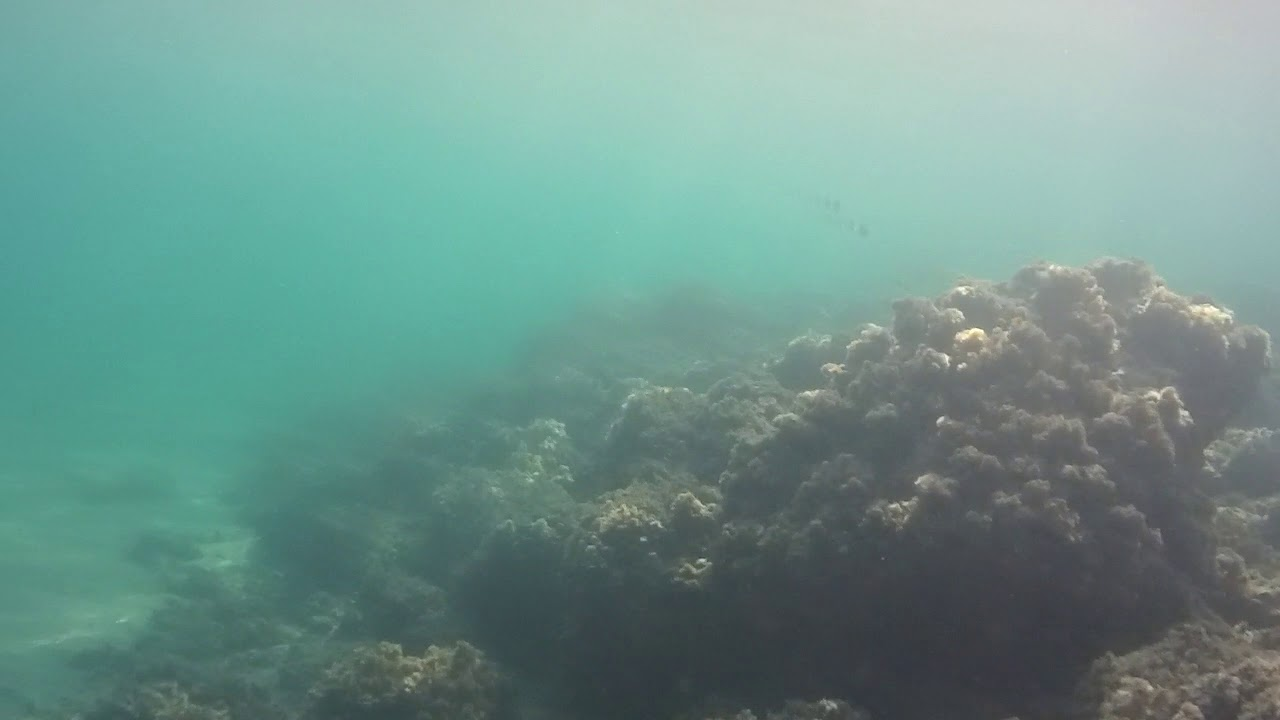
#> input picture 1/underwater.jpg, 1280 x 720 px, found by its file name
$ python deneme.py
#> lines starting #> are read from the running program, lines starting #| are printed output that depends on the picture
import cv2
import numpy as np
import matplotlib as plt


def img_show(winname,img):
    img=cv2.resize(img,dsize=[500,300],interpolation=cv2.WINDOW_NORMAL)
    cv2.imshow(winname, img)


img=cv2.imread("1/underwater.jpg",1)
#> img is the input picture: shape (720, 1280, 3); mean B, G, R 139.7, 147.2, 109.9

img_hsv=cv2.cvtColor(img,cv2.COLOR_BGR2HSV)
#> img_hsv: shape (720, 1280, 3); mean H, S, V 83.2, 62.9, 147.9
h,s,v =cv2.split(img_hsv)
h_new=h+40
s_new=s+40
v_new=v+40
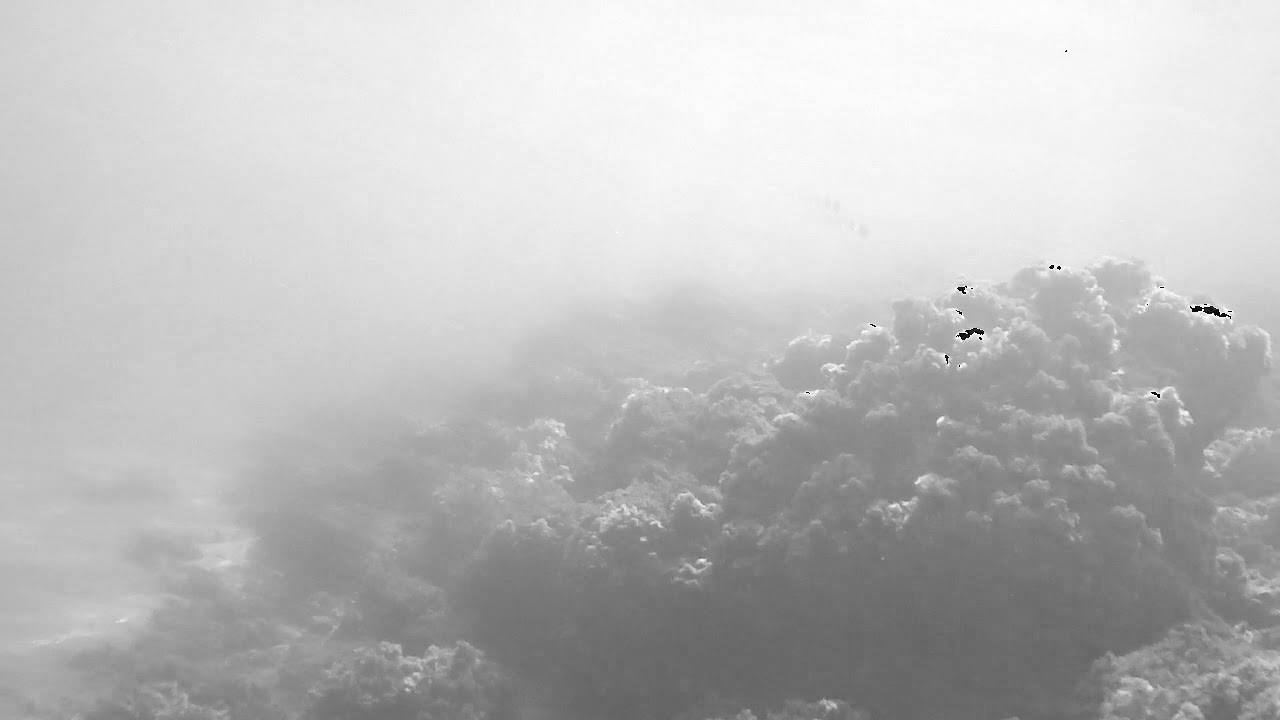
#> v_new: shape (720, 1280); min 0, max 255, mean 187.8
# img_show("test1",h)
# img_show("test2",s)
# img_show("test3",v)
img_show("real",img)
img_new=cv2.merge((h_new,s,v))
#> img_new: shape (720, 1280, 3); mean H, S, V 123.2, 62.9, 147.9
# img_show("test4",img_new)
img_new=cv2.cvtColor(img_new,cv2.COLOR_HSV2RGB)
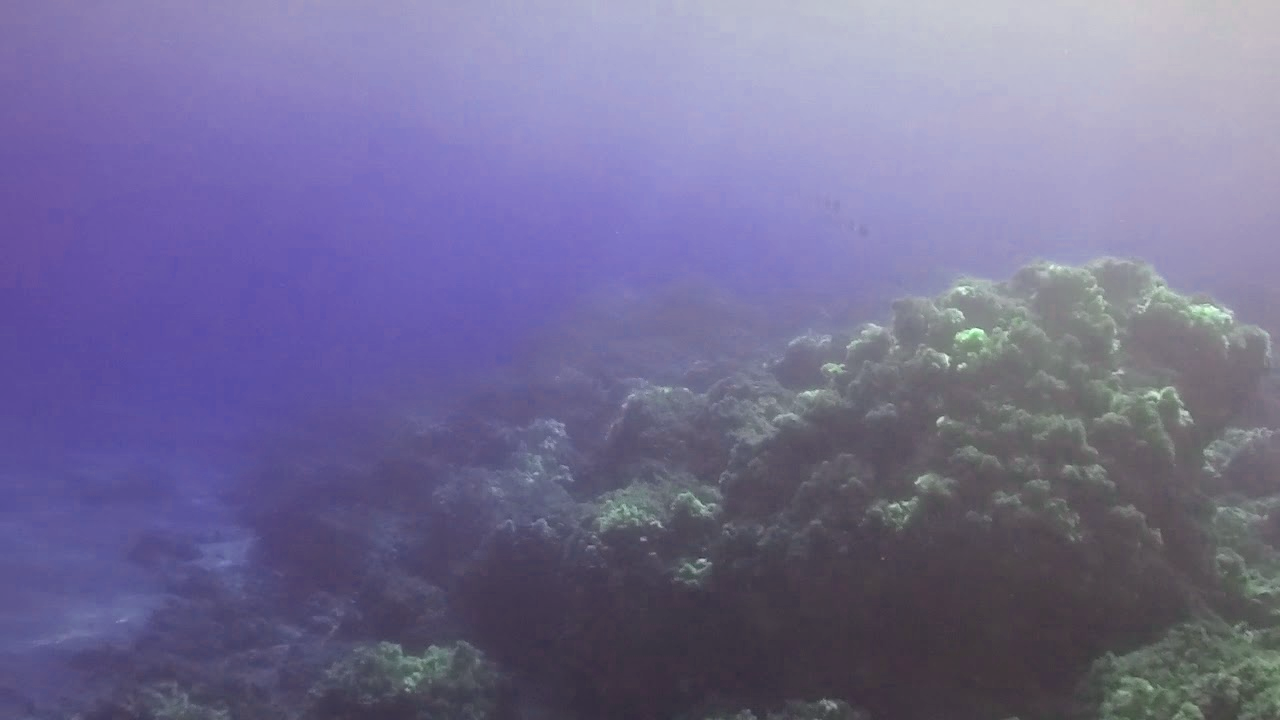
#> img_new: shape (720, 1280, 3); mean R, G, B 114.8, 109.8, 147.5
img_show("test4_1",img_new)

img_new1=cv2.merge((h,s_new,v))
#> img_new1: shape (720, 1280, 3); mean H, S, V 83.2, 102.9, 147.9
# img_show("test5",img_new1)
img_new1=cv2.cvtColor(img_new1,cv2.COLOR_HSV2RGB)
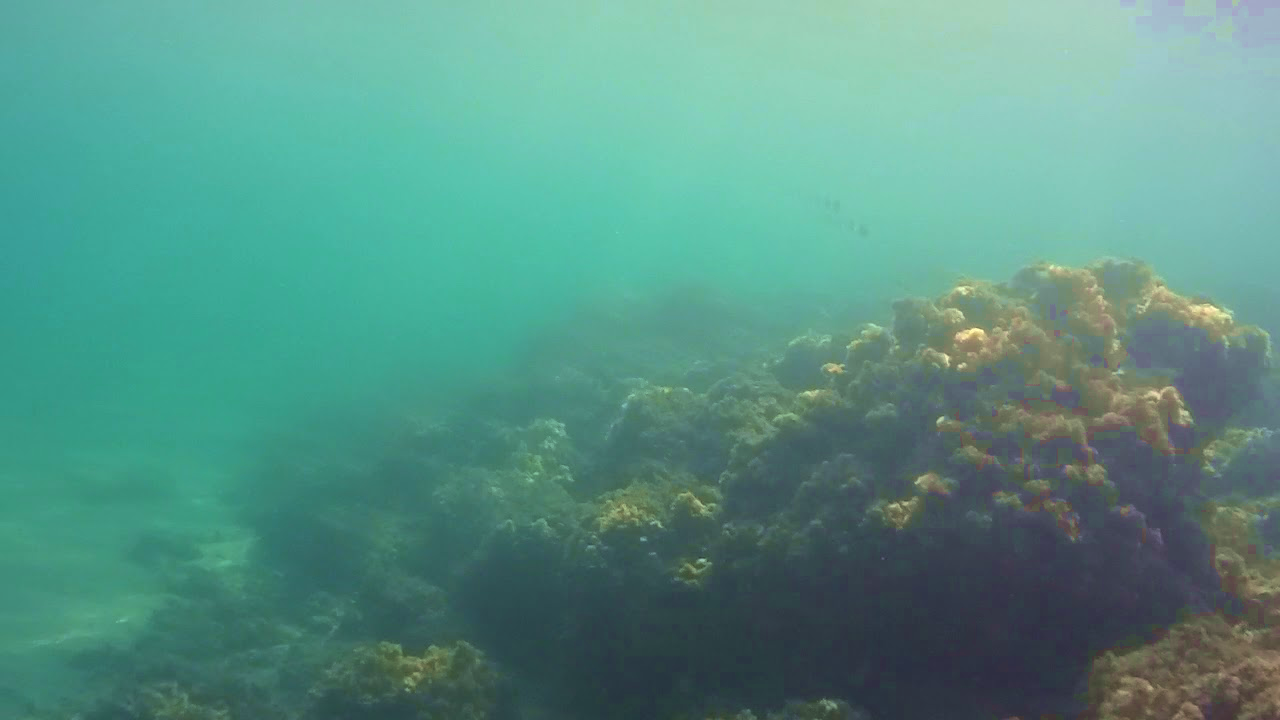
#> img_new1: shape (720, 1280, 3); mean R, G, B 87.2, 145.8, 133.4
img_show("test5_1",img_new1)

img_new2=cv2.merge((h,s,v_new))
#> img_new2: shape (720, 1280, 3); mean H, S, V 83.2, 62.9, 187.8
# img_show("test6",img_new2)
img_new2=cv2.cvtColor(img_new2,cv2.COLOR_HSV2RGB)
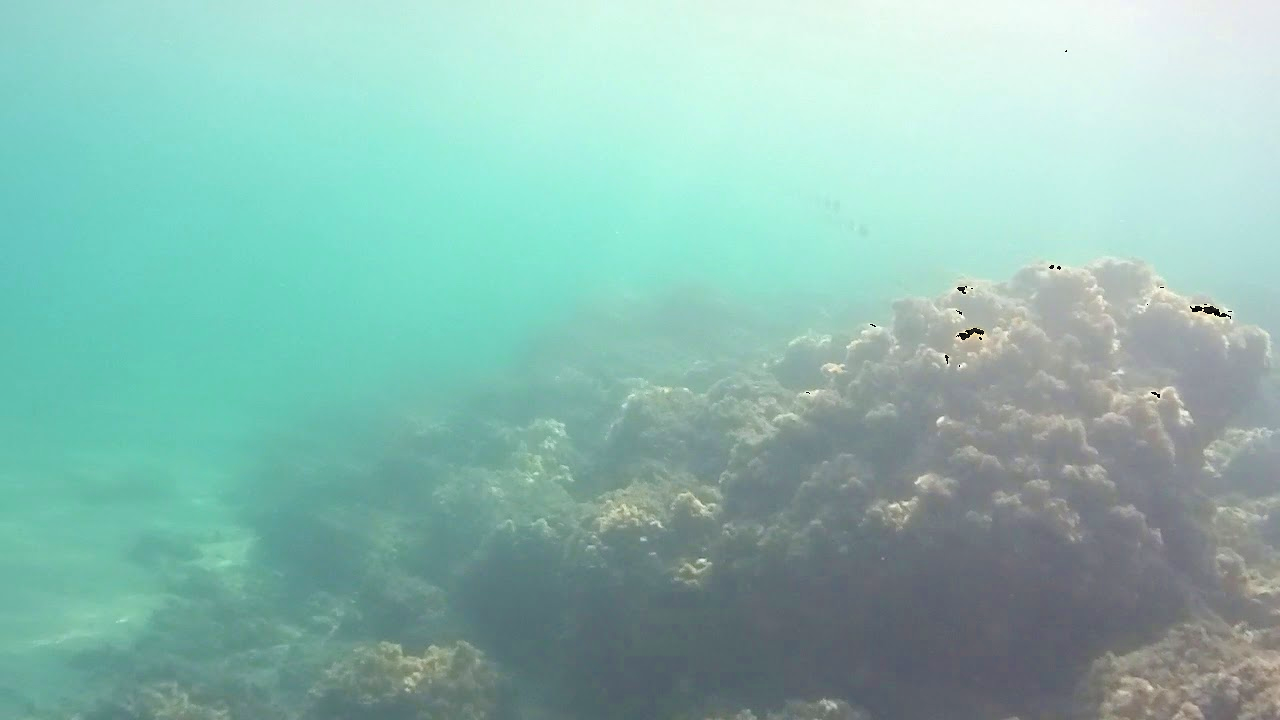
#> img_new2: shape (720, 1280, 3); mean R, G, B 139.5, 186.6, 177.1
img_show("test6_1",img_new2)
#> call 4 of img_show, with winname = 'test6_1'
#> in img_show (call 4), `img=cv2.resize(img,dsize=[500,300],interpolation=cv2.WINDOW_NORMAL)`:
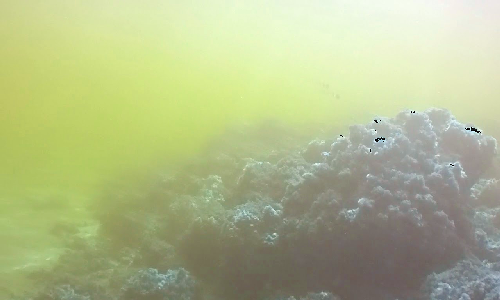
#> img: shape (300, 500, 3); mean of channels 0, 1, 2 139.6, 186.8, 177.3; drawn as B, G, R

cv2.waitKey(0)
cv2.destroyAllWindows()
